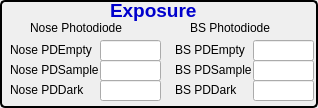
   <widget class="QGroupBox" name="groupBox_13">
    <property name="geometry">
     <rect>
      <x>480</x>
      <y>213</y>
      <width>318</width>
      <height>108</height>
     </rect>
    </property>
    <property name="styleSheet">
     <string notr="true">QGroupBox { 
     border: 2px solid black; 
     border-radius: 5px; 
 } </string>
    </property>
    <property name="title">
     <string/>
    </property>
    <widget class="QLabel" name="label_107">
     <property name="geometry">
      <rect>
       <x>110</x>
       <y>-10</y>
       <width>131</width>
       <height>41</height>
      </rect>
     </property>
     <property name="font">
      <font>
       <pointsize>14</pointsize>
       <weight>75</weight>
       <bold>true</bold>
      </font>
     </property>
     <property name="text">
      <string>&lt;html&gt;&lt;head/&gt;&lt;body&gt;&lt;p&gt;&lt;span style=&quot; color:#0000cc;&quot;&gt;Exposure&lt;/span&gt;&lt;/p&gt;&lt;/body&gt;&lt;/html&gt;</string>
     </property>
    </widget>
    <widget class="QLabel" name="label_108">
     <property name="geometry">
      <rect>
       <x>30</x>
       <y>20</y>
       <width>121</width>
       <height>16</height>
      </rect>
     </property>
     <property name="text">
      <string>Nose Photodiode</string>
     </property>
    </widget>
    <widget class="QLabel" name="label_109">
     <property name="geometry">
      <rect>
       <x>190</x>
       <y>20</y>
       <width>101</width>
       <height>16</height>
      </rect>
     </property>
     <property name="text">
      <string>&lt;html&gt;&lt;head/&gt;&lt;body&gt;&lt;p&gt;BS Photodiode&lt;/p&gt;&lt;/body&gt;&lt;/html&gt;</string>
     </property>
    </widget>
    <widget class="QLabel" name="label_110">
     <property name="geometry">
      <rect>
       <x>10</x>
       <y>40</y>
       <width>91</width>
       <height>21</height>
      </rect>
     </property>
     <property name="font">
      <font>
       <pointsize>9</pointsize>
      </font>
     </property>
     <property name="text">
      <string>&lt;html&gt;&lt;head/&gt;&lt;body&gt;&lt;p&gt;Nose PDEmpty&lt;/p&gt;&lt;/body&gt;&lt;/html&gt;</string>
     </property>
    </widget>
    <widget class="QLabel" name="label_111">
     <property name="geometry">
      <rect>
       <x>10</x>
       <y>60</y>
       <width>91</width>
       <height>21</height>
      </rect>
     </property>
     <property name="font">
      <font>
       <pointsize>9</pointsize>
      </font>
     </property>
     <property name="text">
      <string>&lt;html&gt;&lt;head/&gt;&lt;body&gt;&lt;p&gt;Nose PDSample&lt;/p&gt;&lt;/body&gt;&lt;/html&gt;</string>
     </property>
    </widget>
    <widget class="QLabel" name="label_112">
     <property name="geometry">
      <rect>
       <x>10</x>
       <y>80</y>
       <width>91</width>
       <height>21</height>
      </rect>
     </property>
     <property name="font">
      <font>
       <pointsize>9</pointsize>
      </font>
     </property>
     <property name="text">
      <string>&lt;html&gt;&lt;head/&gt;&lt;body&gt;&lt;p&gt;Nose PDDark&lt;/p&gt;&lt;/body&gt;&lt;/html&gt;</string>
     </property>
    </widget>
    <widget class="QLabel" name="label_113">
     <property name="geometry">
      <rect>
       <x>175</x>
       <y>40</y>
       <width>91</width>
       <height>21</height>
      </rect>
     </property>
     <property name="font">
      <font>
       <pointsize>9</pointsize>
      </font>
     </property>
     <property name="text">
      <string>&lt;html&gt;&lt;head/&gt;&lt;body&gt;&lt;p&gt;BS PDEmpty&lt;/p&gt;&lt;/body&gt;&lt;/html&gt;</string>
     </property>
    </widget>
    <widget class="QLabel" name="label_114">
     <property name="geometry">
      <rect>
       <x>175</x>
       <y>60</y>
       <width>91</width>
       <height>21</height>
      </rect>
     </property>
     <property name="font">
      <font>
       <pointsize>9</pointsize>
      </font>
     </property>
     <property name="text">
      <string>&lt;html&gt;&lt;head/&gt;&lt;body&gt;&lt;p&gt;BS PDSample&lt;/p&gt;&lt;/body&gt;&lt;/html&gt;</string>
     </property>
    </widget>
    <widget class="QLabel" name="label_115">
     <property name="geometry">
      <rect>
       <x>175</x>
       <y>80</y>
       <width>91</width>
       <height>21</height>
      </rect>
     </property>
     <property name="font">
      <font>
       <pointsize>9</pointsize>
      </font>
     </property>
     <property name="text">
      <string>&lt;html&gt;&lt;head/&gt;&lt;body&gt;&lt;p&gt;BS PDDark&lt;/p&gt;&lt;/body&gt;&lt;/html&gt;</string>
     </property>
    </widget>
    <widget class="caTextEntry" name="catextentry_123">
     <property name="geometry">
      <rect>
       <x>253</x>
       <y>60</y>
       <width>61</width>
       <height>21</height>
      </rect>
     </property>
     <property name="channel" stdset="0">
      <string notr="true">9idcSAXS:BSPD_Sample.VAL</string>
     </property>
     <property name="background">
      <color>
       <red>115</red>
       <green>215</green>
       <blue>253</blue>
      </color>
     </property>
     <property name="colorMode">
      <enum>caLineEdit::Static</enum>
     </property>
    </widget>
    <widget class="caTextEntry" name="catextentry_124">
     <property name="geometry">
      <rect>
       <x>253</x>
       <y>40</y>
       <width>61</width>
       <height>21</height>
      </rect>
     </property>
     <property name="channel" stdset="0">
      <string notr="true">9idcSAXS:BSPD_Empty.VAL</string>
     </property>
     <property name="background">
      <color>
       <red>115</red>
       <green>215</green>
       <blue>253</blue>
      </color>
     </property>
     <property name="colorMode">
      <enum>caLineEdit::Static</enum>
     </property>
    </widget>
    <widget class="caTextEntry" name="catextentry_125">
     <property name="geometry">
      <rect>
       <x>253</x>
       <y>80</y>
       <width>61</width>
       <height>21</height>
      </rect>
     </property>
     <property name="channel" stdset="0">
      <string notr="true">9idcSAXS:BSPD_Dark.VAL</string>
     </property>
     <property name="background">
      <color>
       <red>115</red>
       <green>215</green>
       <blue>253</blue>
      </color>
     </property>
     <property name="colorMode">
      <enum>caLineEdit::Static</enum>
     </property>
    </widget>
    <widget class="caTextEntry" name="catextentry_126">
     <property name="geometry">
      <rect>
       <x>100</x>
       <y>40</y>
       <width>61</width>
       <height>21</height>
      </rect>
     </property>
     <property name="channel" stdset="0">
      <string notr="true">9idcSAXS:PD_Empty.VAL</string>
     </property>
     <property name="background">
      <color>
       <red>115</red>
       <green>215</green>
       <blue>253</blue>
      </color>
     </property>
     <property name="colorMode">
      <enum>caLineEdit::Static</enum>
     </property>
    </widget>
    <widget class="caTextEntry" name="catextentry_127">
     <property name="geometry">
      <rect>
       <x>100</x>
       <y>60</y>
       <width>61</width>
       <height>21</height>
      </rect>
     </property>
     <property name="channel" stdset="0">
      <string notr="true">9idcSAXS:PD_Sample.VAL</string>
     </property>
     <property name="background">
      <color>
       <red>115</red>
       <green>215</green>
       <blue>253</blue>
      </color>
     </property>
     <property name="colorMode">
      <enum>caLineEdit::Static</enum>
     </property>
    </widget>
    <widget class="caTextEntry" name="catextentry_128">
     <property name="geometry">
      <rect>
       <x>100</x>
       <y>80</y>
       <width>61</width>
       <height>21</height>
      </rect>
     </property>
     <property name="channel" stdset="0">
      <string notr="true">9idcSAXS:PD_Dark.VAL</string>
     </property>
     <property name="background">
      <color>
       <red>115</red>
       <green>215</green>
       <blue>253</blue>
      </color>
     </property>
     <property name="colorMode">
      <enum>caLineEdit::Static</enum>
     </property>
    </widget>
   </widget>
